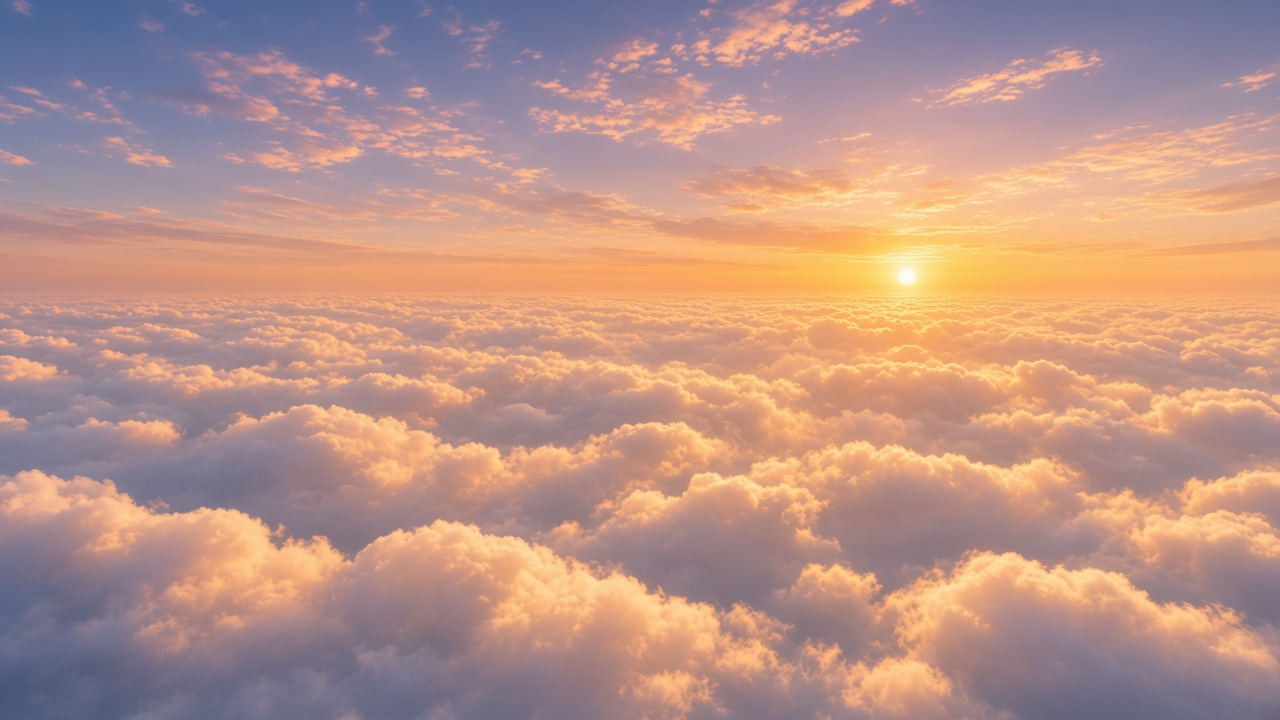
#> input picture tools/sky_backdrop_cloudsea.jpg, 1280 x 720 px, found by its file name
$ python skypano.py
#> lines starting #> are read from the running program, lines starting #| are printed output that depends on the picture
"""Build assets/tex/sky_cloudsea_pano.jpg from tools/sky_backdrop_cloudsea.jpg.

The photo is tiled as mirrored panels around the horizon in desert.js, so the
baked sun is painted out and the horizontal low-frequency glow is flattened;
the shader adds a single sun glow in its world direction instead.
"""
import sys
import numpy as np
from PIL import Image, ImageFilter

SRC = "tools/sky_backdrop_cloudsea.jpg"
DST = "assets/tex/sky_cloudsea_pano.jpg"


def blur(a, r):
    im = Image.fromarray(np.clip(a * 255, 0, 255).astype(np.uint8))
    return np.asarray(im.filter(ImageFilter.GaussianBlur(r)), dtype=np.float32) / 255


def main():
    im = Image.open(SRC).convert("RGB")
#> im is the input picture: PIL image 1280x720 RGB; mean R, G, B 186.4, 148.4, 137.1
    a = np.asarray(im, dtype=np.float32) / 255
    h, w, _ = a.shape
#> h = 720; w = 1280
    sx, sy = 906, 276

    yy, xx = np.mgrid[0:h, 0:w]
    d = np.hypot(xx - sx, (yy - sy) * 1.15)

    # replace the sun + halo with row colours sampled far from it, keeping fine detail
    far = (np.abs(xx - sx) > 260)
    rowcol = np.zeros_like(a)
    for y in range(h):
        rowcol[y] = np.median(a[y, far[y]], axis=0)
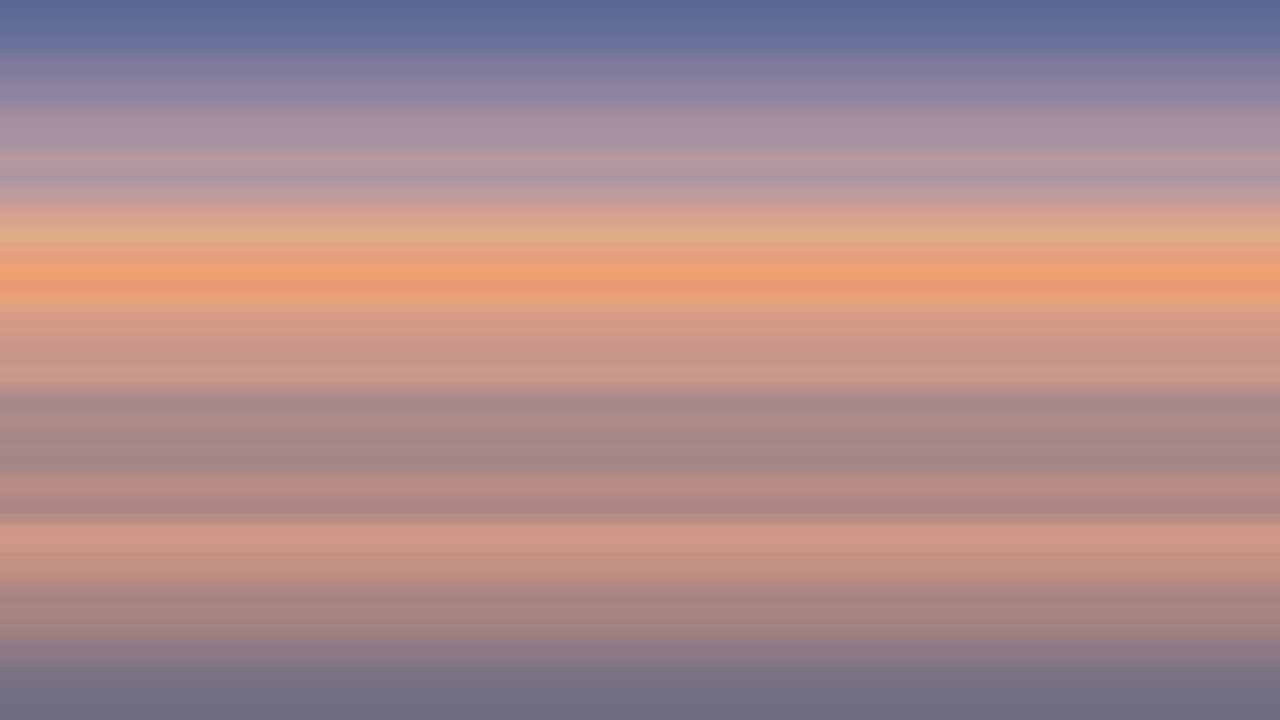
#> rowcol: shape (720, 1280, 3) float32; mean R, G, B 0.674, 0.544, 0.545
    rowcol = blur(rowcol, 4)
    detail = a - blur(a, 5)
    wgt = np.exp(-(d / 120.0) ** 2)
    core = np.exp(-(d / 46.0) ** 2)
    base = rowcol + detail * (1 - core)[..., None]
    a = a * (1 - wgt[..., None]) + base * wgt[..., None]

    # flatten horizontal low-frequency luminance (sun glow, vignette)
    lum = (a * np.array([0.3, 0.55, 0.15])).sum(2)
    low = blur(np.repeat(lum[..., None], 3, 2), 90)[..., 0] + 1e-3
#> call 3 of blur, with r = 90
#> in blur (call 3), `return np.asarray(im.filter(ImageFilter.GaussianBlur(r)), dtype=np.flo..`:
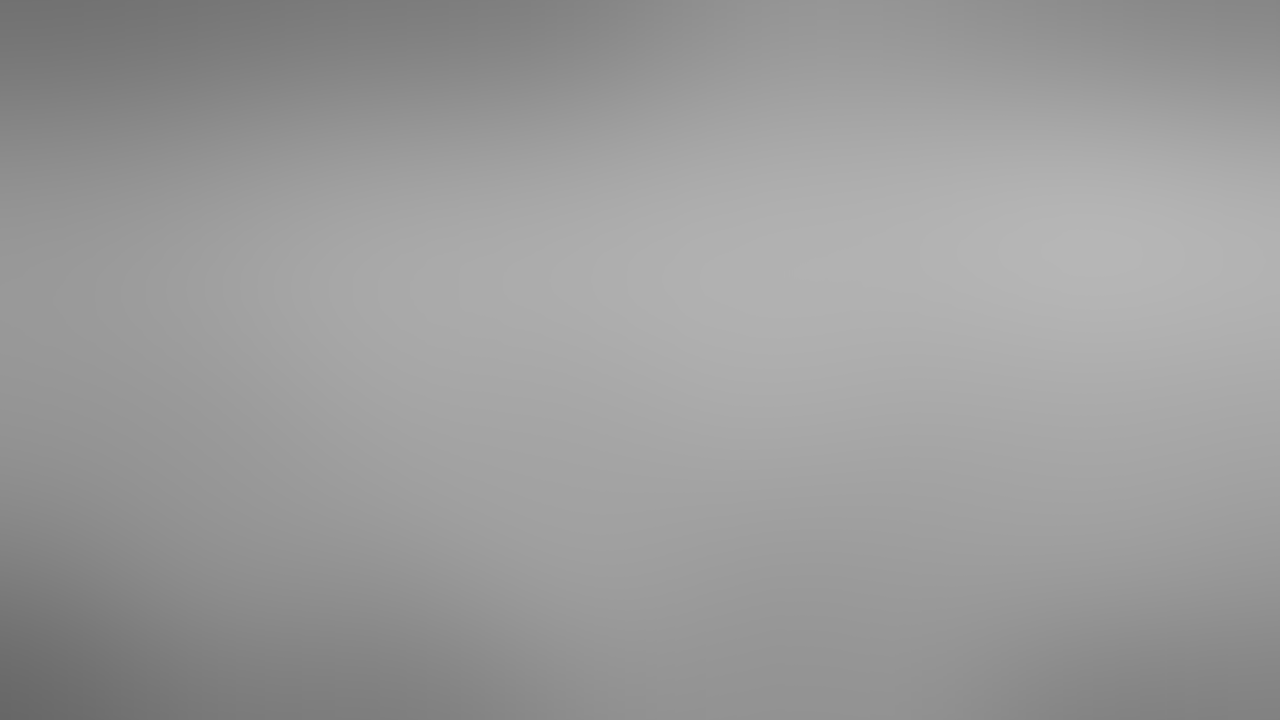
#> returned value: shape (720, 1280, 3) float32; min 0.404, max 0.714, mean 0.608
    row = low.mean(1, keepdims=True)
#> row = 720 values, max 0.674 at index 272, min 0.518 at index 719, mean 0.609
    ratio = np.clip(row / low, 0.55, 1.6)
    strength = 0.92
    gain = 1 + (ratio - 1) * strength
    out = a * gain[..., None]

    # warm the cloud tops a touch and keep shadow sides lavender
    lum2 = (out * np.array([0.3, 0.55, 0.15])).sum(2)[..., None]
    lit = np.clip((lum2 - 0.45) / 0.35, 0, 1)
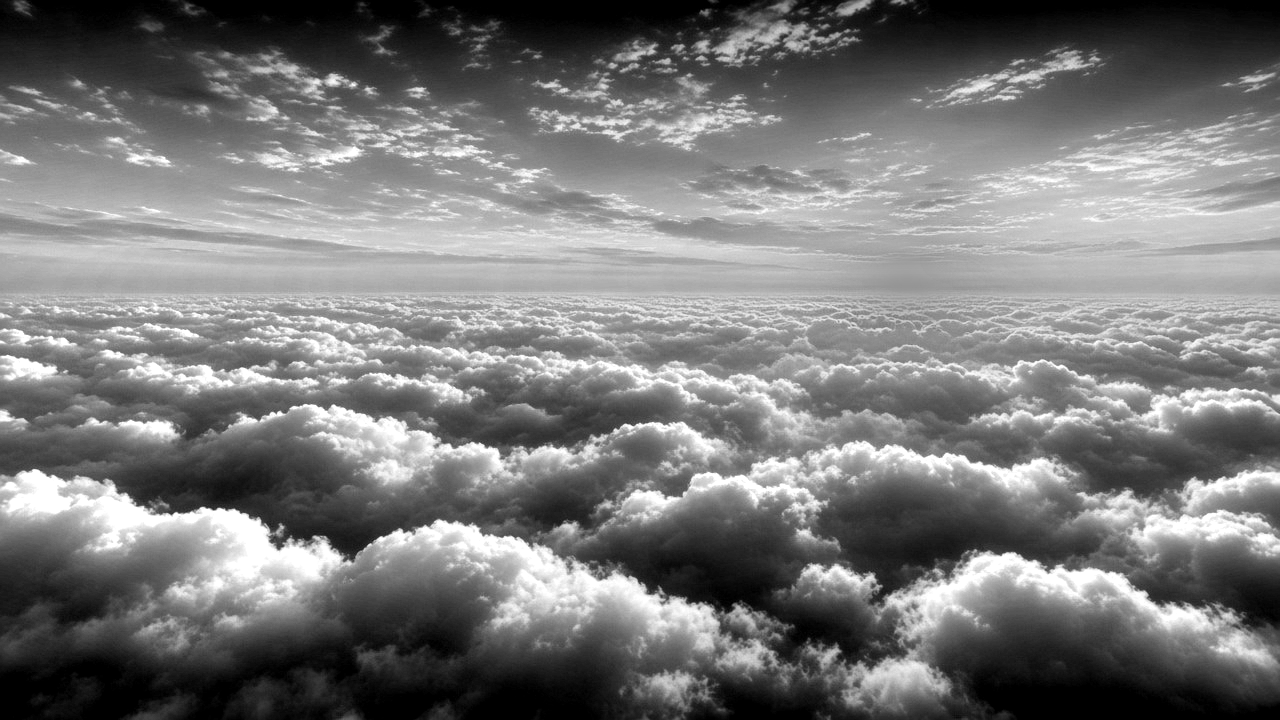
#> lit: shape (720, 1280, 1) float64; min 0, max 1, mean 0.473
    sea = np.clip((yy - 250) / 120, 0, 1)[..., None]
    warm = np.array([1.05, 0.99, 0.88])
    lav = np.array([0.94, 0.92, 1.04])
    out = out * (1 - sea) + sea * out * (warm * lit + lav * (1 - lit))
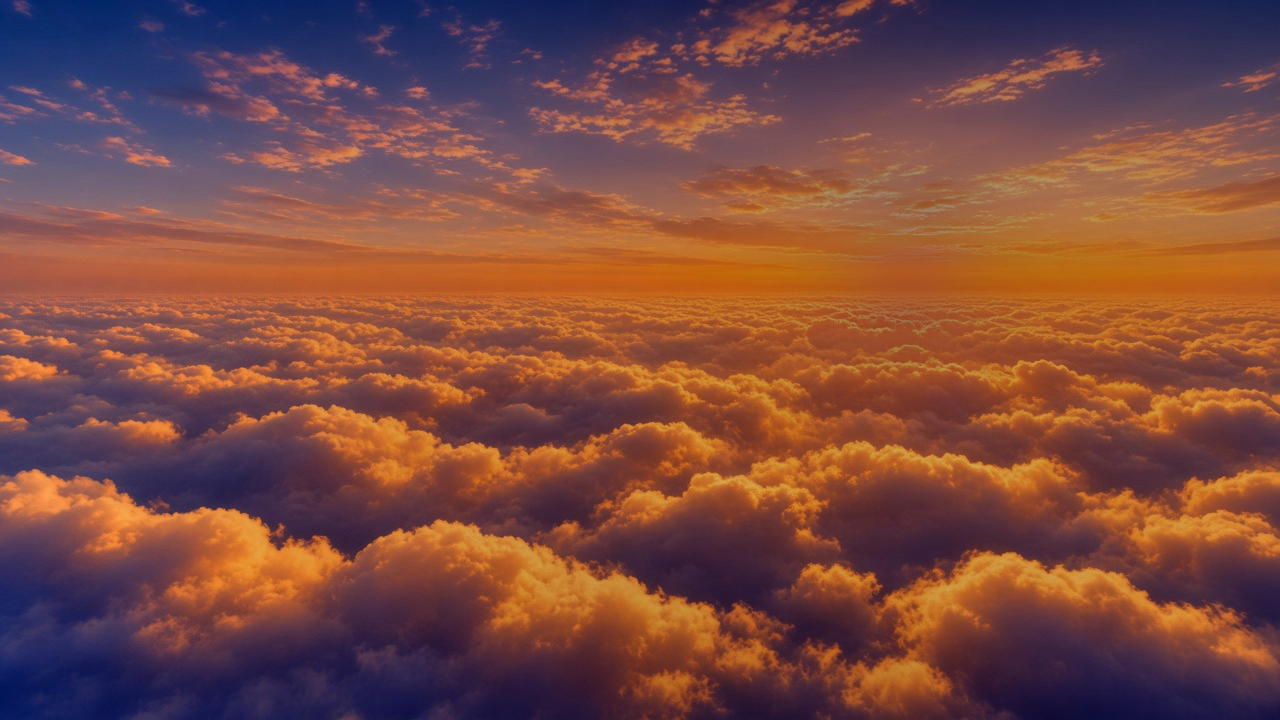
#> out: shape (720, 1280, 3) float64; mean R, G, B 0.722, 0.562, 0.533; drawn with min black and max white

    Image.fromarray(np.clip(out * 255, 0, 255).astype(np.uint8)).save(DST, quality=90)
    print("wrote", DST, out.shape)
#| wrote assets/tex/sky_cloudsea_pano.jpg (720, 1280, 3)


if __name__ == "__main__":
    sys.exit(main())
#> (the program exits here)
